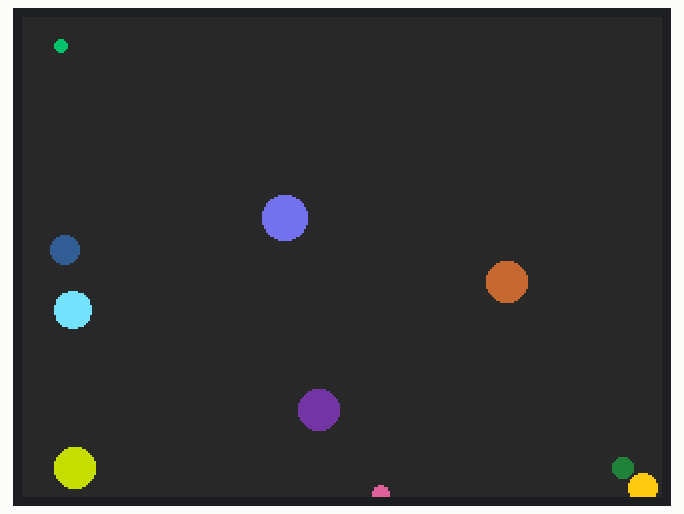
Simulated run of this program. Board: Raspberry Pi Pico running MicroPython. On the bench: 320×240 colour display. Random numbers come from a fixed seed.

Above: at 0.17 s.
At 2.95 s:
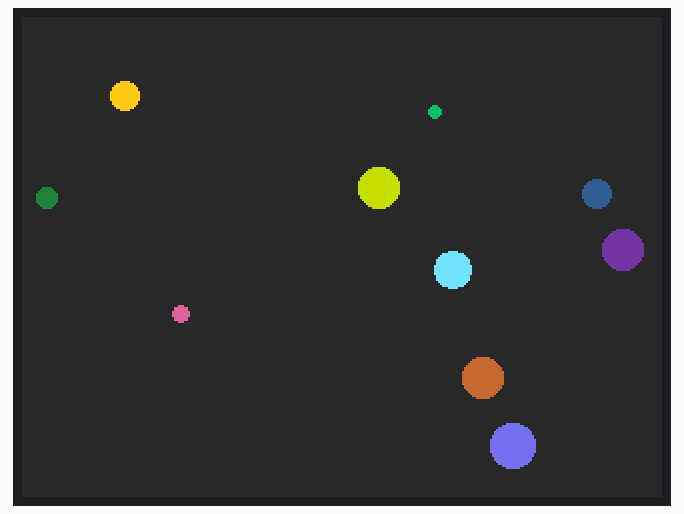
At 5.41 s:
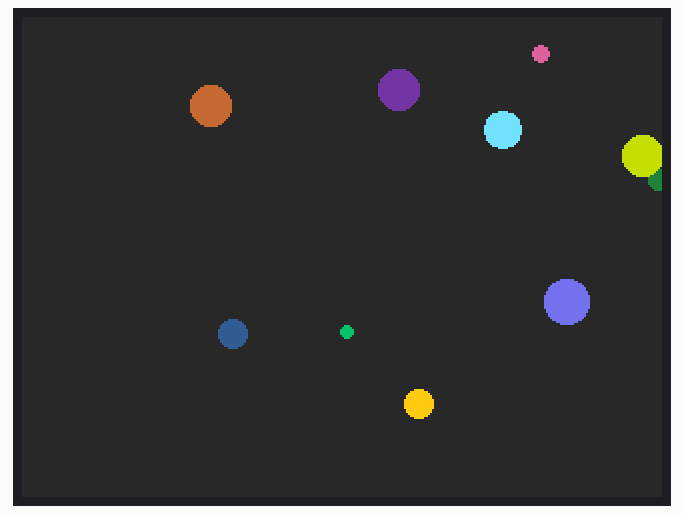
At 10.96 s:
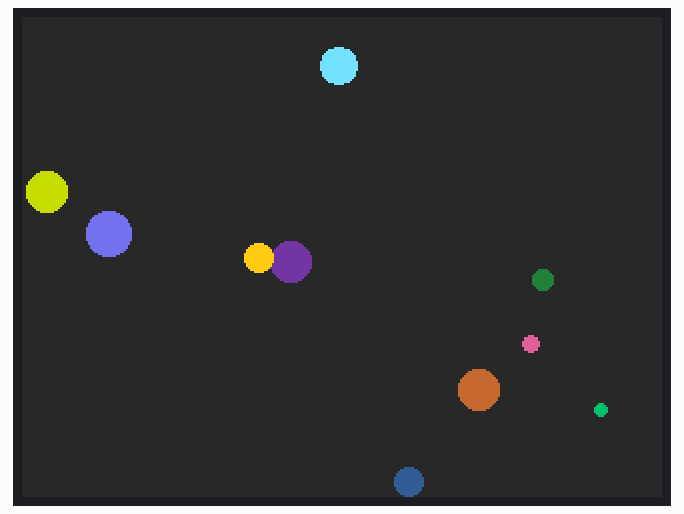
At 15.89 s:
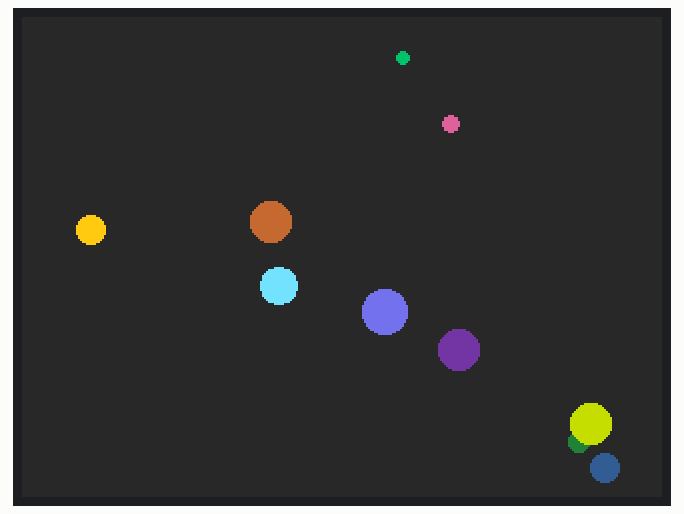
At 21.44 s:
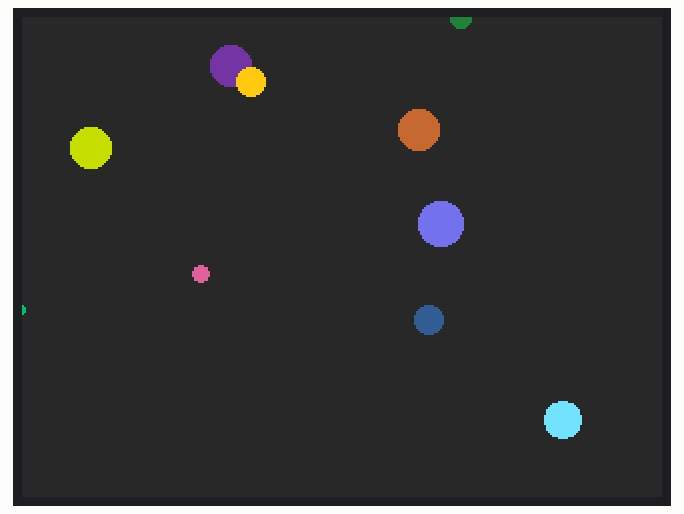

The program:

starfield.py
```python
# If you have a Display Pack 2.0" or 2.8" use DISPLAY_PICO_DISPLAY_2 instead of DISPLAY_PICO_DISPLAY

import time
import random
from picographics import PicoGraphics, DISPLAY_PICO_DISPLAY_2, PEN_P8

display = PicoGraphics(display=DISPLAY_PICO_DISPLAY_2, pen_type=PEN_P8)
display.set_backlight(1.0)

WIDTH, HEIGHT = display.get_bounds()

# We're creating 100 balls with their own individual colour and 1 BG colour
# for a total of 101 colours, which will all fit in the custom 256 entry palette!


class Ball:
    def __init__(self, x, y, r, dx, dy, pen):
        self.x = x
        self.y = y
        self.r = r
        self.dx = dx
        self.dy = dy
        self.pen = pen


# initialise shapes
balls = []
for _i in range(10):
    r = random.randint(0, 10) + 3
    balls.append(
        Ball(
            random.randint(r, r + (WIDTH - 2 * r)),
            random.randint(r, r + (HEIGHT - 2 * r)),
            r,
            (14 - r) / 2,
            (14 - r) / 2,
            display.create_pen(random.randint(0, 255), random.randint(0, 255), random.randint(0, 255)),
        )
    )

BG = display.create_pen(40, 40, 40)

while True:
    display.set_pen(BG)
    display.clear()

    for ball in balls:
        ball.x += ball.dx
        ball.y += ball.dy

        xmax = WIDTH - ball.r
        xmin = ball.r
        ymax = HEIGHT - ball.r
        ymin = ball.r

        if ball.x < xmin or ball.x > xmax:
            ball.dx *= -1

        if ball.y < ymin or ball.y > ymax:
            ball.dy *= -1

        display.set_pen(ball.pen)
        display.circle(int(ball.x), int(ball.y), int(ball.r))

    display.update()
    time.sleep(0.01)
```
